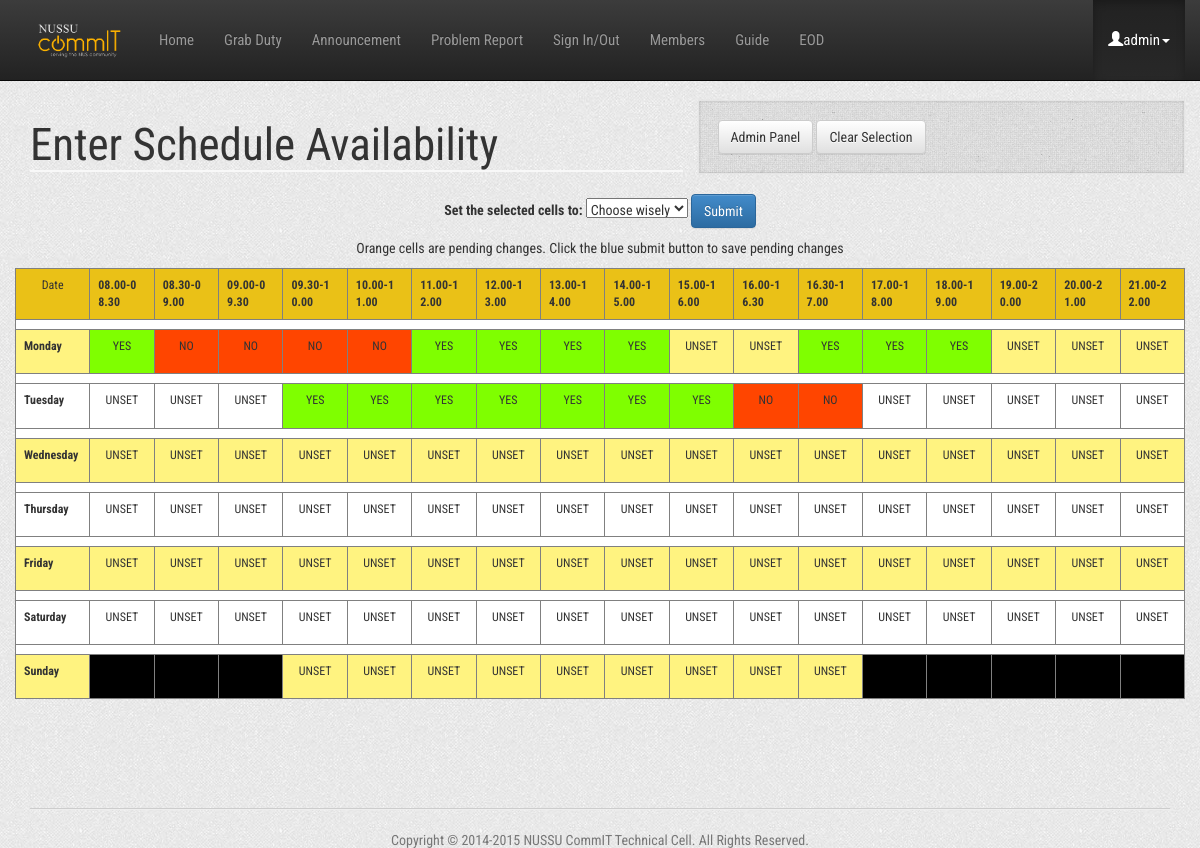
/scheduleavailability.php (signed in), run on an earlier commit of the app's database.
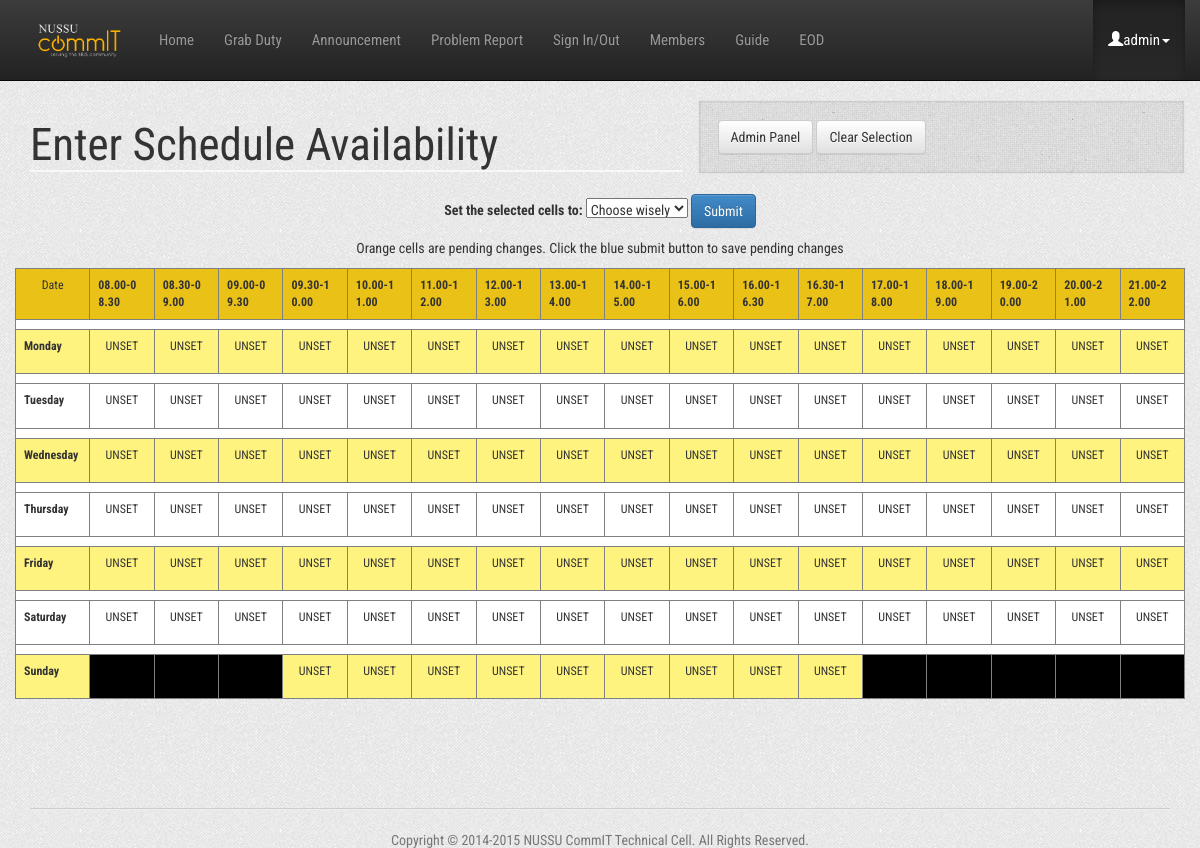
And on a later commit of the database.
### tables this page shows
CREATE TABLE IF NOT EXISTS `duty_schedule` (
  `id` int(11) NOT NULL,
  `day` varchar(30) NOT NULL,
  `time` varchar(30) NOT NULL,
  `supervisor_cl` int(11) DEFAULT '-1',
  `supervisor_yih` int(11) DEFAULT '-1',
  `row_id` int(11) NOT NULL
);

CREATE TABLE IF NOT EXISTS `schedule_availability` (
  `id` int(11) NOT NULL,
  `supervisor_id` int(11) NOT NULL,
  `schedule_id` int(11) NOT NULL,
  `availability` varchar(20) NOT NULL
);

### Utils/Connection.php (called while the page is built, shortened)
<?php
function connect(){
	$conn = new PDO('mysql:host='.DB_SERVER.';dbname='.DB_NAME.';charset=utf8', DB_USER, DB_PASS,
		array(PDO::MYSQL_ATTR_FOUND_ROWS => true));
    $conn->setAttribute(PDO::ATTR_ERRMODE, PDO::ERRMODE_EXCEPTION);
    return $conn;
}
?>

### Controller/DutyController.php (called while the page is built, shortened)
<?php
require_once(dirname(__FILE__).'/../Utils/Connection.php');
require_once(dirname(__FILE__).'/../Model/User.php');
require_once(dirname(__FILE__).'/../Model/Duty.php');
require_once(dirname(__FILE__).'/../Utils/DBoperation.php');
class DutyController {
    private static $instance;
    private $dutySchedule;
    private function __construct() {
        $this->dutySchedule = new DBOperation("duty_schedule");
    }
    public static function getInstance() {
    	if (!self::$instance) {
            self::$instance = new self();
        }
        return self::$instance;
    }
    public function getOriginalDutySchedule($day)
    {
        $queryCondition = array('day' => $day);
        $dutySchedule = $this->dutySchedule->get($queryCondition);
        return $dutySchedule;
    }
}
?>

### Utils/DBoperation.php (called while the page is built, shortened)
<?php
require_once(dirname(__FILE__).'/DBhandler.php');
	Class DBOperation
	{
		private $tableName;
		private static $dbHandler;
		public function DBOperation($tableName)
		{
			$this->tableName = $tableName;
			self::$dbHandler = new DBHandler();
		}
                private function commandiseCondition($condition)
                {
                    $conditionCommand = "";
                    foreach ($condition as $key => $value)
                    {
                        if ($conditionCommand != "")
                        {
                            $conditionCommand = $conditionCommand." AND ";
                        }
                        $conditionCommand = $conditionCommand.$key." = \"".$value."\"";
                    }
                    return $conditionCommand;
                }
                public function get($conditions,$sortBy = "")
		{
                    $conditionCommand = $this->commandiseCondition($conditions);
                    $query = "SELECT * FROM ".$this->tableName;
                    if ($conditionCommand != "")
                    {
                        $query = $query." WHERE ".$conditionCommand;
                    }
                    return self::$dbHandler->getQuery($query);
		}
	};
?>

### Utils/DBhandler.php (called while the page is built, shortened)
<?php
Class DBHandler
{
    private $con;
    public function DBHandler()
    {
        $this->con = mysqli_connect(DB_SERVER,DB_USER,DB_PASS,DB_NAME);
    }
    public function getQuery($query)
    {
        $result = mysqli_query($this->con,$query);
        $data = array();
        $i = 0;
        while ($data[$i++] = mysqli_fetch_array($result));
        unset($data[count($data)-1]);
        return $data;
    }
};
?>

### Controller/ScheduleController.php (called while the page is built, shortened)
<?php
require_once(dirname(__FILE__).'/../Utils/Connection.php');
require_once(dirname(__FILE__).'/../Utils/DBoperation.php');
require_once(dirname(__FILE__).'/../Model/User.php');
require_once(dirname(__FILE__).'/../Model/Duty.php');
require_once(dirname(__FILE__).'/../Controller/DutyController.php');
class ScheduleController {
    private static $instance;
    private $scheduleAvailability;
    private function __construct() {
        $this->scheduleAvailability = new DBOperation("schedule_availability");
    }
    public static function getInstance() {
        if (!self::$instance) {
            self::$instance = new self();
        }
        return self::$instance;
    }
    public function getAvailability($user, $duty) {
        $queryCondition = array('supervisor_id' => $user->getID(),
                                'schedule_id' => $duty->getID());
        if (count($this->scheduleAvailability->get($queryCondition)) == 0) {
            return "UNSET";
        }
        $availability = $this->scheduleAvailability->get($queryCondition)[0]['availability'];
        return $availability;
    }
}
?>

### Model/User.php (called while the page is built, shortened)
<?php
class User {
    private $id = 0;
    public function __construct($id, $name, $matricNumber, $contact, $email, $cell, $position, $status) {
    	$this->id = $id;
    }
    public function getID() {
    	return $this->id;
    }
}
?>

### Model/Duty.php (called while the page is built, shortened)
<?php
class Duty {
    private $id;
    public function __construct($id, $day, $user, $time, $location) {
        $this->id = $id;
    }
    public function getID() {
    	return $this->id;
    }
   }
?>

### scheduleavailability.php (the view, shortened to what the changed rows need)
<?php include_once(dirname(__FILE__).'/Controller/ScheduleController.php');?>
<?php include_once(dirname(__FILE__).'/Controller/DutyController.php');?>
<?php
    $scheduleController = ScheduleController::getInstance();
    $dutyController = DutyController::getInstance();
    $userID = $_SESSION['user_id'];
    $dayList = ["Monday","Tuesday","Wednesday","Thursday","Friday","Saturday","Sunday"];
    $day = "Monday";
    $dutySchedule = $dutyController->getOriginalDutySchedule($day);
?>
<html>
    <head>
        <link href="includes/css/bootstrap.min.css" rel="stylesheet">
        <link href="includes/css/bootstrap-theme.min.css" rel="stylesheet">
        <link href="includes/css/style.css" rel="stylesheet">
    </head>
    <body>
        <div class="container">
            <div class="row">
                <div class="col-sm-7">
                    <h1>Enter Schedule Availability</h1>
                </div>
            </div>
        <div class="row">
        <form action="scheduleavailability" method="post">
            <table border=1 class="table edittable">
                <tr class='table_header'>
                    <td style="width: 6%">Date</td>
                    <?php
                    for ($i = 0; $i < count($dutySchedule); ++$i)
                    {
                        echo "<th class=\"breakword timeslot\">".$dutySchedule[$i]["time"]."</th>";
                    }
                    ?>
                </tr>
                <?php
                function printTable() {
                    $blackIDs = [103, 104, 105, 115, 116, 117, 118, 119];
                    global $dutySchedule;
                    global $day;
                    global $userID;
                    global $scheduleController;
                    for ($j = 0; $j < count($dutySchedule); ++$j)
                    {
                        $dutyID = $dutySchedule[$j]['id'];
                        if (in_array($dutyID,$blackIDs)) {
                            echo "<td class='black_cell'></td>";
                        } else {
                            $user = new User($userID, null, null, null, null, null, null, null);
                            $duty = new Duty($dutyID, null, null, null, null);
                            $availability = $scheduleController->getAvailability($user, $duty);
                            $onclickFunction = "\"cellClickHandler(" . $dutyID . ", '" . $day ."')\"";
                            $onmouseoverFunction = "\"cellMouseoverHandler(" . $dutyID . ", '" . $day ."')\"";
                            $id = "cell_" . $dutyID . "_" . $day;
                            echo "<td class='duty_cell";
                            if ($availability == "AVAILABLE") {
                                echo " available_cell' ";
                            } else if ($availability == "NOT_AVAILABLE") {
                                echo " not_available_cell' ";
                            } else if ($availability == "UNSET") {
                                echo "' ";
                            }
                            echo "id=" . $id . " onclick=" . $onclickFunction . " onmouseover=" . $onmouseoverFunction . ">";
                            if ($availability == "NOT_AVAILABLE") {
                                $availability = "NO";
                            } else if ($availability == "AVAILABLE") {
                                $availability = "YES";
                            }
                            echo "<p> $availability </p>";
                            echo "</td>";
                        }
                    }
                }
                for ($i = 0; $i < 7; ++$i)
                {
                    echo "<tr class='blank_row'/>";
                    $day = $dayList[$i];
                    $dutySchedule = $dutyController->getOriginalDutySchedule($day);
                    $cellClass = ($i % 2 == 0 ? "yellow_cell" : "white_cell");
                    echo "<tr class=$cellClass>\n";
                        echo "<th class=\"breakword\">".$day."</th>";
                        printTable();
                    echo "</tr>\n";
                }
                ?>
            </table>
        </form>
        </div>
        </div>
  </body>
</html>

What changed in the data, as far as the page shows it:
changed duty_schedule (number 2 of 111 on the later page): availability "NO" → "UNSET"
changed duty_schedule (number 3 of 111 on the later page): id.availability "NO" → "UNSET"
changed duty_schedule (number 4 of 111 on the later page): id.availability "NO" → "UNSET"
changed duty_schedule (number 5 of 111 on the later page): id.availability "NO" → "UNSET"
changed duty_schedule (number 6 of 111 on the later page): id.availability "YES" → "UNSET"
changed duty_schedule (number 7 of 111 on the later page): id.availability "YES" → "UNSET"
changed duty_schedule (number 8 of 111 on the later page): id.availability "YES" → "UNSET"
changed duty_schedule (number 9 of 111 on the later page): id.availability "YES" → "UNSET"
changed duty_schedule (number 12 of 111 on the later page): id.availability "YES" → "UNSET"
changed duty_schedule (number 13 of 111 on the later page): id.availability "YES" → "UNSET"
changed duty_schedule (number 14 of 111 on the later page): id.availability "YES" → "UNSET"
changed duty_schedule (number 21 of 111 on the later page): id.availability "YES" → "UNSET"
changed duty_schedule (number 22 of 111 on the later page): id.availability "YES" → "UNSET"
changed duty_schedule (number 23 of 111 on the later page): id.availability "YES" → "UNSET"
changed duty_schedule (number 24 of 111 on the later page): id.availability "YES" → "UNSET"
changed duty_schedule (number 25 of 111 on the later page): id.availability "YES" → "UNSET"
changed duty_schedule (number 26 of 111 on the later page): id.availability "YES" → "UNSET"
changed duty_schedule (number 27 of 111 on the later page): id.availability "YES" → "UNSET"
changed duty_schedule (number 28 of 111 on the later page): id.availability "NO" → "UNSET"
changed duty_schedule (number 29 of 111 on the later page): id.availability "NO" → "UNSET"
Also different on the page:
list line gone: "YES"
